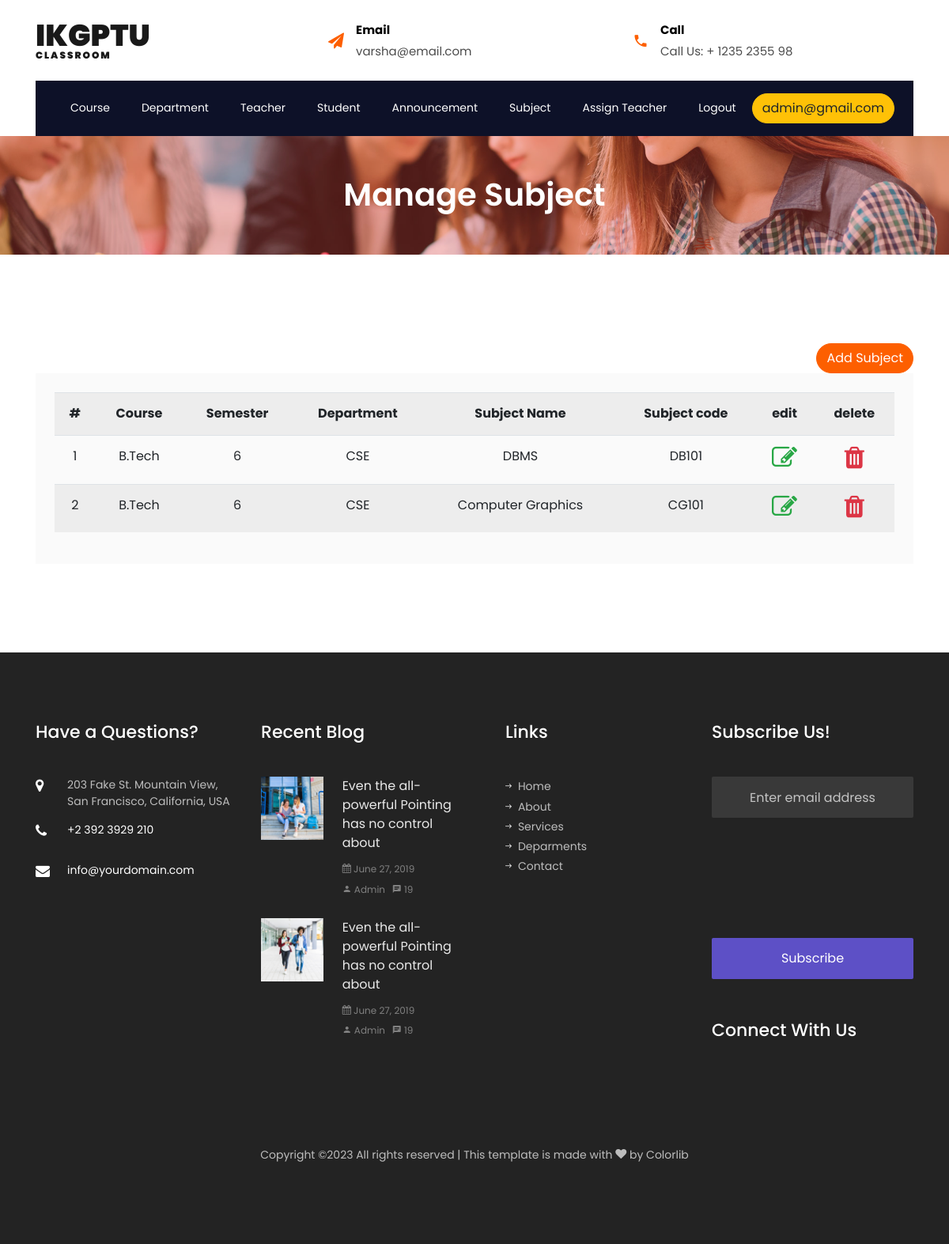
Screenshot of /manage_subject.php (signed in) with the database file from the repository.
### tables this page shows
CREATE TABLE `subject` (
  `id` int(11) NOT NULL,
  `course` varchar(255) NOT NULL,
  `department` varchar(255) NOT NULL,
  `semester` int(10) NOT NULL,
  `subject_name` varchar(255) NOT NULL,
  `subject_code` varchar(100) NOT NULL,
  `status` varchar(30) NOT NULL,
  `created_at` timestamp(6) NOT NULL DEFAULT current_timestamp(6) ON UPDATE current_timestamp(6)
);

CREATE TABLE `course` (
  `id` int(11) NOT NULL,
  `course_name` varchar(255) NOT NULL,
  `semester` int(10) NOT NULL,
  `status` varchar(30) NOT NULL,
  `created_at` timestamp(6) NOT NULL DEFAULT current_timestamp(6) ON UPDATE current_timestamp(6)
);

CREATE TABLE `department` (
  `id` int(11) NOT NULL,
  `course` varchar(255) NOT NULL,
  `department` varchar(255) NOT NULL,
  `status` varchar(30) NOT NULL,
  `created_at` timestamp(6) NOT NULL DEFAULT current_timestamp(6) ON UPDATE current_timestamp(6)
);

### manage_subject.php (the view, shortened to what this page needs)
<?php
include("header2.php");
?>
<section class="hero-wrap hero-wrap-2" style="background-image: url('images/bg_1.jpg');">
    <div class="overlay"></div>
    <div class="container">
        <div class="row no-gutters slider-text align-items-center justify-content-center">
            <div class="col-md-9 ftco-animate text-center">
                <h1 class="mb-2 bread">Manage Subject</h1>
            </div>
        </div>
    </div>
</section>
<section class="ftco-section contact-section">
    <div class="container">
        <div class="row d-flex contact-info">
        <div class="col-md-12">
            <a href="subject.php" class="btn btn-primary float-right">Add Subject</a>
          </div>
            <div class="col-md-12 d-flex">
                <div class="bg-light align-self-stretch box p-4 text-center">
                    <table class="table table-striped">
                        <tr>
                            <th>#</th>
                            <th>Course </th>
                            <th>Semester</th>
                            <th>Department</th>
                            <th>Subject Name</th>
                            <th>Subject code</th>
                            <th>edit</th>
                            <th>delete</th>
                        </tr>
                        <?php
                        $sno=1;
                        include("config.php");
                        $query = "SELECT `subject`.*,`course`.`course_name`,`department`.`department` as department_name FROM `subject` inner join `course` on `subject`.`course` = `course`.`id` inner join `department` on `subject`.`department` = `department`.`id`";
                        $result = mysqli_query($conn,$query);
                        while($data = mysqli_fetch_array($result))
                        {
                    ?>
                        <tr>
                            <td><?php echo $sno; ?></td>
                            <td><?php echo $data['course_name']; ?></td>
                            <td><?php echo $data['semester']; ?></td>
                            <td><?php echo $data['department_name']; ?></td>
                            <td><?php echo $data['subject_name']; ?></td>
                            <td><?php echo $data['subject_code']; ?></td>
                            <td>
                                <a href="edit_subject.php?id=<?php echo $data['id'];?>">
                                    <i class="fa fa-edit text-success fa-2x"></i>
                            </td>
                            <td>
                                <a href="delete_subject.php?id=<?php echo $data['id'];?>">
                                    <i class="fa fa-trash text-danger fa-2x"></i>
                            </td>
                        </tr>
                        <?php
                    $sno++;
                        }
                    ?>
                    </table>
                </div>
            </div>
        </div>
    </div>
</section>
<?php
include("footer.php");
?>

### rows the page displays
subject: course.course_name "B.Tech", semester "6", department.department "CSE", subject_name "DBMS", subject_code "DB101"
subject: course.course_name "B.Tech", semester "6", department.department "CSE", subject_name "Computer Graphics", subject_code "CG101"

### other values shown
$_SESSION["email"] "admin@gmail.com"
